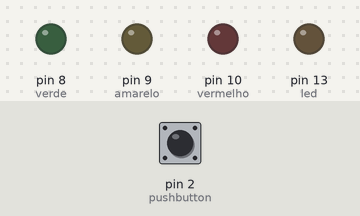
Simulated run of this sketch. Board: Arduino Uno, built with avr-gcc and run on an emulated ATmega328P. Shown: output pins drawn as LEDs (lit = HIGH). The test bench sets the inputs (shaded band); at power-on: pin 2 (pushbutton) HIGH.

Above: at 1.2 s.
1.3 s: pin 2 (pushbutton) pulled LOW for 0.15 s
At 1.8 s:
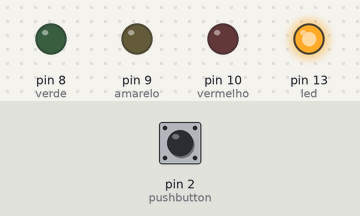
2.9 s: pin 2 (pushbutton) pulled LOW for 1 s
At 4.2 s:
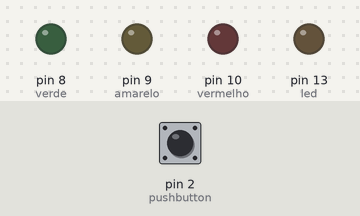
5.4 s: pin 2 (pushbutton) pulled LOW for 3.2 s
At 6.1 s:
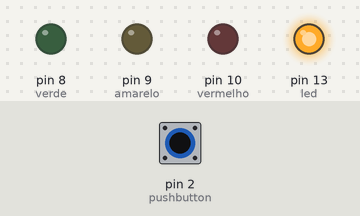
Timing chart, 0 to 8.4 s (numbered marks = the images above; inputs shaded):
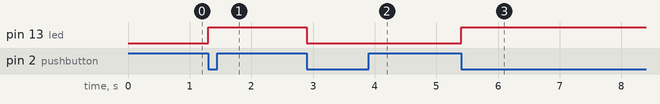

The sketch:

sketch_feb19a.ino
```cpp
int vermelho = 10;
int amarelo = 9;
int verde = 8;

int pushbutton = 2;
int led = 13;
bool estadoled = 0;

void setup() {
  pinMode(vermelho, OUTPUT);
  pinMode(amarelo, OUTPUT);
  pinMode(verde, OUTPUT);

  pinMode(pushbutton, INPUT_PULLUP);
  pinMode(led, OUTPUT);

}
void loop() {
  if (digitalRead(pushbutton) == LOW){
    estadoled = !estadoled; // troca o estado do LED
    digitalWrite(led, estadoled);
    while (digitalRead(pushbutton) == LOW);
    delay(100);
  /*
  digitalWrite(vermelho, LOW);
  digitalWrite(amarelo, HIGH);
  digitalWrite(verde, LOW);

  delay(2000);

  digitalWrite(amarelo, LOW);
  digitalWrite(vermelho, HIGH);

  delay(5000);

  digitalWrite(verde, HIGH);
  digitalWrite(vermelho, LOW);

  delay(5000);*/

}
}
```

Measured:
- after the input at 1.3 s, pin 13 (led): LOW → HIGH at once
- after the input at 2.9 s, pin 13 (led): HIGH → LOW at once
- after the input at 5.4 s, pin 13 (led): LOW → HIGH at once
